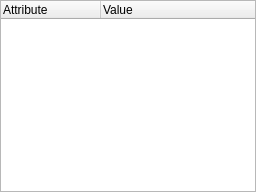
<?xml version="1.0" encoding="UTF-8"?>
<ui version="4.0">
 <class>PropertyTable</class>
 <widget class="QTreeWidget" name="PropertyTable"><widget class="QWidget" name="useless" native="true" />
  <property name="geometry">
   <rect>
    <x>0</x>
    <y>0</y>
    <width>256</width>
    <height>192</height>
   </rect>
  </property>
  <property name="sizePolicy">
   <sizepolicy hsizetype="Expanding" vsizetype="Expanding">
    <horstretch>0</horstretch>
    <verstretch>0</verstretch>
   </sizepolicy>
  </property>
  <property name="alternatingRowColors">
   <bool>true</bool>
  </property>
  <column>
   <property name="text">
    <string>Attribute</string>
   </property>
  </column>
  <column>
   <property name="text">
    <string>Value</string>
   </property>
  </column>
  <widget class="QWidget" name="useless" native="true">
   <property name="geometry">
    <rect>
     <x>0</x>
     <y>0</y>
     <width>100</width>
     <height>30</height>
    </rect>
   </property>
  </widget>
 </widget>
 <resources/>
 <connections/>
</ui>
